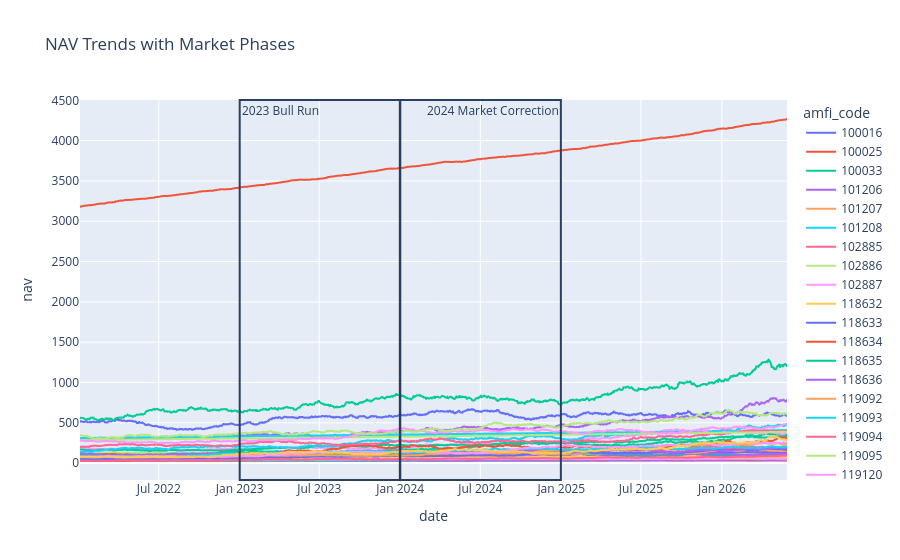

Notebook code cell kept with this figure:
### Code cell
import plotly.graph_objects as go

fig = px.line(
    nav,
    x='date',
    y='nav',
    color='amfi_code',
    title='NAV Trends with Market Phases'
)

# 2023 Bull Run
fig.add_vrect(
    x0='2023-01-01',
    x1='2023-12-31',
    annotation_text='2023 Bull Run',
    annotation_position='top left'
)

# 2024 Correction
fig.add_vrect(
    x0='2024-01-01',
    x1='2024-12-31',
    annotation_text='2024 Market Correction',
    annotation_position='top right'
)

fig.show()

### Figure 1 — Plotly figure (JSON) as saved in the notebook; plotly's stock layout.template omitted (floating-point values rounded to 4 significant figures; data arrays with more than 128 entries replaced by an {"elided": "..."} marker saying what was removed)
{"data": [{"hovertemplate": "amfi_code=100016<br>date=%{x}<br>nav=%{y}<extra></extra>", "legendgroup": "100016", "line": {"color": "#636efa", "dash": "solid"}, "marker": {"symbol": "circle"}, "mode": "lines", "name": "100016", "showlegend": true, "type": "scattergl", "x": {"elided": "1150 str values"}, "xaxis": "x", "y": {"elided": "1150 float values"}, "yaxis": "y"}, {"hovertemplate": "amfi_code=100025<br>date=%{x}<br>nav=%{y}<extra></extra>", "legendgroup": "100025", "line": {"color": "#EF553B", "dash": "solid"}, "marker": {"symbol": "circle"}, "mode": "lines", "name": "100025", "showlegend": true, "type": "scattergl", "x": {"elided": "1150 str values"}, "xaxis": "x", "y": {"elided": "1150 float values"}, "yaxis": "y"}, {"hovertemplate": "amfi_code=100033<br>date=%{x}<br>nav=%{y}<extra></extra>", "legendgroup": "100033", "line": {"color": "#00cc96", "dash": "solid"}, "marker": {"symbol": "circle"}, "mode": "lines", "name": "100033", "showlegend": true, "type": "scattergl", "x": {"elided": "1150 str values"}, "xaxis": "x", "y": {"elided": "1150 float values"}, "yaxis": "y"}, {"hovertemplate": "amfi_code=101206<br>date=%{x}<br>nav=%{y}<extra></extra>", "legendgroup": "101206", "line": {"color": "#ab63fa", "dash": "solid"}, "marker": {"symbol": "circle"}, "mode": "lines", "name": "101206", "showlegend": true, "type": "scattergl", "x": {"elided": "1150 str values"}, "xaxis": "x", "y": {"elided": "1150 float values"}, "yaxis": "y"}, {"hovertemplate": "amfi_code=101207<br>date=%{x}<br>nav=%{y}<extra></extra>", "legendgroup": "101207", "line": {"color": "#FFA15A", "dash": "solid"}, "marker": {"symbol": "circle"}, "mode": "lines", "name": "101207", "showlegend": true, "type": "scattergl", "x": {"elided": "1150 str values"}, "xaxis": "x", "y": {"elided": "1150 float values"}, "yaxis": "y"}, {"hovertemplate": "amfi_code=101208<br>date=%{x}<br>nav=%{y}<extra></extra>", "legendgroup": "101208", "line": {"color": "#19d3f3", "dash": "solid"}, "marker": {"symbol": "circle"}, "mode": "lines", "name": "101208", "showlegend": true, "type": "scattergl", "x": {"elided": "1150 str values"}, "xaxis": "x", "y": {"elided": "1150 float values"}, "yaxis": "y"}, {"hovertemplate": "amfi_code=102885<br>date=%{x}<br>nav=%{y}<extra></extra>", "legendgroup": "102885", "line": {"color": "#FF6692", "dash": "solid"}, "marker": {"symbol": "circle"}, "mode": "lines", "name": "102885", "showlegend": true, "type": "scattergl", "x": {"elided": "1150 str values"}, "xaxis": "x", "y": {"elided": "1150 float values"}, "yaxis": "y"}, {"hovertemplate": "amfi_code=102886<br>date=%{x}<br>nav=%{y}<extra></extra>", "legendgroup": "102886", "line": {"color": "#B6E880", "dash": "solid"}, "marker": {"symbol": "circle"}, "mode": "lines", "name": "102886", "showlegend": true, "type": "scattergl", "x": {"elided": "1150 str values"}, "xaxis": "x", "y": {"elided": "1150 float values"}, "yaxis": "y"}, {"hovertemplate": "amfi_code=102887<br>date=%{x}<br>nav=%{y}<extra></extra>", "legendgroup": "102887", "line": {"color": "#FF97FF", "dash": "solid"}, "marker": {"symbol": "circle"}, "mode": "lines", "name": "102887", "showlegend": true, "type": "scattergl", "x": {"elided": "1150 str values"}, "xaxis": "x", "y": {"elided": "1150 float values"}, "yaxis": "y"}, {"hovertemplate": "amfi_code=118632<br>date=%{x}<br>nav=%{y}<extra></extra>", "legendgroup": "118632", "line": {"color": "#FECB52", "dash": "solid"}, "marker": {"symbol": "circle"}, "mode": "lines", "name": "118632", "showlegend": true, "type": "scattergl", "x": {"elided": "1150 str values"}, "xaxis": "x", "y": {"elided": "1150 float values"}, "yaxis": "y"}, {"hovertemplate": "amfi_code=118633<br>date=%{x}<br>nav=%{y}<extra></extra>", "legendgroup": "118633", "line": {"color": "#636efa", "dash": "solid"}, "marker": {"symbol": "circle"}, "mode": "lines", "name": "118633", "showlegend": true, "type": "scattergl", "x": {"elided": "1150 str values"}, "xaxis": "x", "y": {"elided": "1150 float values"}, "yaxis": "y"}, {"hovertemplate": "amfi_code=118634<br>date=%{x}<br>nav=%{y}<extra></extra>", "legendgroup": "118634", "line": {"color": "#EF553B", "dash": "solid"}, "marker": {"symbol": "circle"}, "mode": "lines", "name": "118634", "showlegend": true, "type": "scattergl", "x": {"elided": "1150 str values"}, "xaxis": "x", "y": {"elided": "1150 float values"}, "yaxis": "y"}, {"hovertemplate": "amfi_code=118635<br>date=%{x}<br>nav=%{y}<extra></extra>", "legendgroup": "118635", "line": {"color": "#00cc96", "dash": "solid"}, "marker": {"symbol": "circle"}, "mode": "lines", "name": "118635", "showlegend": true, "type": "scattergl", "x": {"elided": "1150 str values"}, "xaxis": "x", "y": {"elided": "1150 float values"}, "yaxis": "y"}, {"hovertemplate": "amfi_code=118636<br>date=%{x}<br>nav=%{y}<extra></extra>", "legendgroup": "118636", "line": {"color": "#ab63fa", "dash": "solid"}, "marker": {"symbol": "circle"}, "mode": "lines", "name": "118636", "showlegend": true, "type": "scattergl", "x": {"elided": "1150 str values"}, "xaxis": "x", "y": {"elided": "1150 float values"}, "yaxis": "y"}, {"hovertemplate": "amfi_code=119092<br>date=%{x}<br>nav=%{y}<extra></extra>", "legendgroup": "119092", "line": {"color": "#FFA15A", "dash": "solid"}, "marker": {"symbol": "circle"}, "mode": "lines", "name": "119092", "showlegend": true, "type": "scattergl", "x": {"elided": "1150 str values"}, "xaxis": "x", "y": {"elided": "1150 float values"}, "yaxis": "y"}, {"hovertemplate": "amfi_code=119093<br>date=%{x}<br>nav=%{y}<extra></extra>", "legendgroup": "119093", "line": {"color": "#19d3f3", "dash": "solid"}, "marker": {"symbol": "circle"}, "mode": "lines", "name": "119093", "showlegend": true, "type": "scattergl", "x": {"elided": "1150 str values"}, "xaxis": "x", "y": {"elided": "1150 float values"}, "yaxis": "y"}, {"hovertemplate": "amfi_code=119094<br>date=%{x}<br>nav=%{y}<extra></extra>", "legendgroup": "119094", "line": {"color": "#FF6692", "dash": "solid"}, "marker": {"symbol": "circle"}, "mode": "lines", "name": "119094", "showlegend": true, "type": "scattergl", "x": {"elided": "1150 str values"}, "xaxis": "x", "y": {"elided": "1150 float values"}, "yaxis": "y"}, {"hovertemplate": "amfi_code=119095<br>date=%{x}<br>nav=%{y}<extra></extra>", "legendgroup": "119095", "line": {"color": "#B6E880", "dash": "solid"}, "marker": {"symbol": "circle"}, "mode": "lines", "name": "119095", "showlegend": true, "type": "scattergl", "x": {"elided": "1150 str values"}, "xaxis": "x", "y": {"elided": "1150 float values"}, "yaxis": "y"}, {"hovertemplate": "amfi_code=119120<br>date=%{x}<br>nav=%{y}<extra></extra>", "legendgroup": "119120", "line": {"color": "#FF97FF", "dash": "solid"}, "marker": {"symbol": "circle"}, "mode": "lines", "name": "119120", "showlegend": true, "type": "scattergl", "x": {"elided": "1150 str values"}, "xaxis": "x", "y": {"elided": "1150 float values"}, "yaxis": "y"}, {"hovertemplate": "amfi_code=119551<br>date=%{x}<br>nav=%{y}<extra></extra>", "legendgroup": "119551", "line": {"color": "#FECB52", "dash": "solid"}, "marker": {"symbol": "circle"}, "mode": "lines", "name": "119551", "showlegend": true, "type": "scattergl", "x": {"elided": "1150 str values"}, "xaxis": "x", "y": {"elided": "1150 float values"}, "yaxis": "y"}, {"hovertemplate": "amfi_code=119552<br>date=%{x}<br>nav=%{y}<extra></extra>", "legendgroup": "119552", "line": {"color": "#636efa", "dash": "solid"}, "marker": {"symbol": "circle"}, "mode": "lines", "name": "119552", "showlegend": true, "type": "scattergl", "x": {"elided": "1150 str values"}, "xaxis": "x", "y": {"elided": "1150 float values"}, "yaxis": "y"}, {"hovertemplate": "amfi_code=119598<br>date=%{x}<br>nav=%{y}<extra></extra>", "legendgroup": "119598", "line": {"color": "#EF553B", "dash": "solid"}, "marker": {"symbol": "circle"}, "mode": "lines", "name": "119598", "showlegend": true, "type": "scattergl", "x": {"elided": "1150 str values"}, "xaxis": "x", "y": {"elided": "1150 float values"}, "yaxis": "y"}, {"hovertemplate": "amfi_code=119599<br>date=%{x}<br>nav=%{y}<extra></extra>", "legendgroup": "119599", "line": {"color": "#00cc96", "dash": "solid"}, "marker": {"symbol": "circle"}, "mode": "lines", "name": "119599", "showlegend": true, "type": "scattergl", "x": {"elided": "1150 str values"}, "xaxis": "x", "y": {"elided": "1150 float values"}, "yaxis": "y"}, {"hovertemplate": "amfi_code=120503<br>date=%{x}<br>nav=%{y}<extra></extra>", "legendgroup": "120503", "line": {"color": "#ab63fa", "dash": "solid"}, "marker": {"symbol": "circle"}, "mode": "lines", "name": "120503", "showlegend": true, "type": "scattergl", "x": {"elided": "1150 str values"}, "xaxis": "x", "y": {"elided": "1150 float values"}, "yaxis": "y"}, {"hovertemplate": "amfi_code=120504<br>date=%{x}<br>nav=%{y}<extra></extra>", "legendgroup": "120504", "line": {"color": "#FFA15A", "dash": "solid"}, "marker": {"symbol": "circle"}, "mode": "lines", "name": "120504", "showlegend": true, "type": "scattergl", "x": {"elided": "1150 str values"}, "xaxis": "x", "y": {"elided": "1150 float values"}, "yaxis": "y"}, {"hovertemplate": "amfi_code=120505<br>date=%{x}<br>nav=%{y}<extra></extra>", "legendgroup": "120505", "line": {"color": "#19d3f3", "dash": "solid"}, "marker": {"symbol": "circle"}, "mode": "lines", "name": "120505", "showlegend": true, "type": "scattergl", "x": {"elided": "1150 str values"}, "xaxis": "x", "y": {"elided": "1150 float values"}, "yaxis": "y"}, {"hovertemplate": "amfi_code=120506<br>date=%{x}<br>nav=%{y}<extra></extra>", "legendgroup": "120506", "line": {"color": "#FF6692", "dash": "solid"}, "marker": {"symbol": "circle"}, "mode": "lines", "name": "120506", "showlegend": true, "type": "scattergl", "x": {"elided": "1150 str values"}, "xaxis": "x", "y": {"elided": "1150 float values"}, "yaxis": "y"}, {"hovertemplate": "amfi_code=120507<br>date=%{x}<br>nav=%{y}<extra></extra>", "legendgroup": "120507", "line": {"color": "#B6E880", "dash": "solid"}, "marker": {"symbol": "circle"}, "mode": "lines", "name": "120507", "showlegend": true, "type": "scattergl", "x": {"elided": "1150 str values"}, "xaxis": "x", "y": {"elided": "1150 float values"}, "yaxis": "y"}, {"hovertemplate": "amfi_code=120841<br>date=%{x}<br>nav=%{y}<extra></extra>", "legendgroup": "120841", "line": {"color": "#FF97FF", "dash": "solid"}, "marker": {"symbol": "circle"}, "mode": "lines", "name": "120841", "showlegend": true, "type": "scattergl", "x": {"elided": "1150 str values"}, "xaxis": "x", "y": {"elided": "1150 float values"}, "yaxis": "y"}, {"hovertemplate": "amfi_code=120842<br>date=%{x}<br>nav=%{y}<extra></extra>", "legendgroup": "120842", "line": {"color": "#FECB52", "dash": "solid"}, "marker": {"symbol": "circle"}, "mode": "lines", "name": "120842", "showlegend": true, "type": "scattergl", "x": {"elided": "1150 str values"}, "xaxis": "x", "y": {"elided": "1150 float values"}, "yaxis": "y"}, {"hovertemplate": "amfi_code=120843<br>date=%{x}<br>nav=%{y}<extra></extra>", "legendgroup": "120843", "line": {"color": "#636efa", "dash": "solid"}, "marker": {"symbol": "circle"}, "mode": "lines", "name": "120843", "showlegend": true, "type": "scattergl", "x": {"elided": "1150 str values"}, "xaxis": "x", "y": {"elided": "1150 float values"}, "yaxis": "y"}, {"hovertemplate": "amfi_code=120844<br>date=%{x}<br>nav=%{y}<extra></extra>", "legendgroup": "120844", "line": {"color": "#EF553B", "dash": "solid"}, "marker": {"symbol": "circle"}, "mode": "lines", "name": "120844", "showlegend": true, "type": "scattergl", "x": {"elided": "1150 str values"}, "xaxis": "x", "y": {"elided": "1150 float values"}, "yaxis": "y"}, {"hovertemplate": "amfi_code=125497<br>date=%{x}<br>nav=%{y}<extra></extra>", "legendgroup": "125497", "line": {"color": "#00cc96", "dash": "solid"}, "marker": {"symbol": "circle"}, "mode": "lines", "name": "125497", "showlegend": true, "type": "scattergl", "x": {"elided": "1150 str values"}, "xaxis": "x", "y": {"elided": "1150 float values"}, "yaxis": "y"}, {"hovertemplate": "amfi_code=125498<br>date=%{x}<br>nav=%{y}<extra></extra>", "legendgroup": "125498", "line": {"color": "#ab63fa", "dash": "solid"}, "marker": {"symbol": "circle"}, "mode": "lines", "name": "125498", "showlegend": true, "type": "scattergl", "x": {"elided": "1150 str values"}, "xaxis": "x", "y": {"elided": "1150 float values"}, "yaxis": "y"}, {"hovertemplate": "amfi_code=148567<br>date=%{x}<br>nav=%{y}<extra></extra>", "legendgroup": "148567", "line": {"color": "#FFA15A", "dash": "solid"}, "marker": {"symbol": "circle"}, "mode": "lines", "name": "148567", "showlegend": true, "type": "scattergl", "x": {"elided": "1150 str values"}, "xaxis": "x", "y": {"elided": "1150 float values"}, "yaxis": "y"}, {"hovertemplate": "amfi_code=148568<br>date=%{x}<br>nav=%{y}<extra></extra>", "legendgroup": "148568", "line": {"color": "#19d3f3", "dash": "solid"}, "marker": {"symbol": "circle"}, "mode": "lines", "name": "148568", "showlegend": true, "type": "scattergl", "x": {"elided": "1150 str values"}, "xaxis": "x", "y": {"elided": "1150 float values"}, "yaxis": "y"}, {"hovertemplate": "amfi_code=148569<br>date=%{x}<br>nav=%{y}<extra></extra>", "legendgroup": "148569", "line": {"color": "#FF6692", "dash": "solid"}, "marker": {"symbol": "circle"}, "mode": "lines", "name": "148569", "showlegend": true, "type": "scattergl", "x": {"elided": "1150 str values"}, "xaxis": "x", "y": {"elided": "1150 float values"}, "yaxis": "y"}, {"hovertemplate": "amfi_code=149322<br>date=%{x}<br>nav=%{y}<extra></extra>", "legendgroup": "149322", "line": {"color": "#B6E880", "dash": "solid"}, "marker": {"symbol": "circle"}, "mode": "lines", "name": "149322", "showlegend": true, "type": "scattergl", "x": {"elided": "1150 str values"}, "xaxis": "x", "y": {"elided": "1150 float values"}, "yaxis": "y"}, {"hovertemplate": "amfi_code=149323<br>date=%{x}<br>nav=%{y}<extra></extra>", "legendgroup": "149323", "line": {"color": "#FF97FF", "dash": "solid"}, "marker": {"symbol": "circle"}, "mode": "lines", "name": "149323", "showlegend": true, "type": "scattergl", "x": {"elided": "1150 str values"}, "xaxis": "x", "y": {"elided": "1150 float values"}, "yaxis": "y"}, {"hovertemplate": "amfi_code=149324<br>date=%{x}<br>nav=%{y}<extra></extra>", "legendgroup": "149324", "line": {"color": "#FECB52", "dash": "solid"}, "marker": {"symbol": "circle"}, "mode": "lines", "name": "149324", "showlegend": true, "type": "scattergl", "x": {"elided": "1150 str values"}, "xaxis": "x", "y": {"elided": "1150 float values"}, "yaxis": "y"}], "layout": {"annotations": [{"showarrow": false, "text": "2023 Bull Run", "x": "2023-01-01", "xanchor": "left", "xref": "x", "y": 1, "yanchor": "top", "yref": "y domain"}, {"showarrow": false, "text": "2024 Market Correction", "x": "2024-12-31", "xanchor": "right", "xref": "x", "y": 1, "yanchor": "top", "yref": "y domain"}], "legend": {"title": {"text": "amfi_code"}, "tracegroupgap": 0}, "shapes": [{"type": "rect", "x0": "2023-01-01", "x1": "2023-12-31", "xref": "x", "y0": 0, "y1": 1, "yref": "y domain"}, {"type": "rect", "x0": "2024-01-01", "x1": "2024-12-31", "xref": "x", "y0": 0, "y1": 1, "yref": "y domain"}], "title": {"text": "NAV Trends with Market Phases"}, "xaxis": {"anchor": "y", "domain": [0, 1], "title": {"text": "date"}}, "yaxis": {"anchor": "x", "domain": [0, 1], "title": {"text": "nav"}}}}
